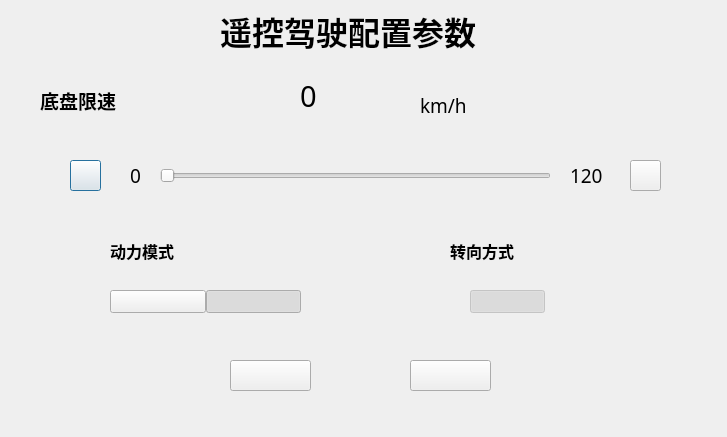
<?xml version="1.0" encoding="UTF-8"?>
<ui version="4.0">
 <class>RemotePop</class>
 <widget class="QDialog" name="RemotePop">
  <property name="geometry">
   <rect>
    <x>0</x>
    <y>0</y>
    <width>727</width>
    <height>437</height>
   </rect>
  </property>
  <property name="font">
   <font>
    <family>微软雅黑</family>
   </font>
  </property>
  <property name="windowTitle">
   <string>Dialog</string>
  </property>
  <widget class="QLabel" name="label">
   <property name="geometry">
    <rect>
     <x>220</x>
     <y>10</y>
     <width>281</width>
     <height>41</height>
    </rect>
   </property>
   <property name="font">
    <font>
     <family>Aharoni</family>
     <pointsize>24</pointsize>
     <weight>75</weight>
     <bold>true</bold>
    </font>
   </property>
   <property name="text">
    <string>遥控驾驶配置参数</string>
   </property>
  </widget>
  <widget class="QLabel" name="label_2">
   <property name="geometry">
    <rect>
     <x>40</x>
     <y>80</y>
     <width>81</width>
     <height>41</height>
    </rect>
   </property>
   <property name="font">
    <font>
     <family>Aharoni</family>
     <pointsize>14</pointsize>
     <weight>75</weight>
     <bold>true</bold>
    </font>
   </property>
   <property name="text">
    <string>底盘限速</string>
   </property>
  </widget>
  <widget class="QLabel" name="SpeedValueLabel">
   <property name="geometry">
    <rect>
     <x>300</x>
     <y>80</y>
     <width>61</width>
     <height>31</height>
    </rect>
   </property>
   <property name="font">
    <font>
     <family>微软雅黑</family>
     <pointsize>22</pointsize>
     <weight>50</weight>
     <bold>false</bold>
    </font>
   </property>
   <property name="text">
    <string>0</string>
   </property>
  </widget>
  <widget class="QLabel" name="label_4">
   <property name="geometry">
    <rect>
     <x>420</x>
     <y>90</y>
     <width>51</width>
     <height>31</height>
    </rect>
   </property>
   <property name="font">
    <font>
     <family>微软雅黑</family>
     <pointsize>14</pointsize>
     <weight>50</weight>
     <bold>false</bold>
    </font>
   </property>
   <property name="text">
    <string>km/h</string>
   </property>
  </widget>
  <widget class="QSlider" name="SpeedValueSlider">
   <property name="geometry">
    <rect>
     <x>160</x>
     <y>160</y>
     <width>391</width>
     <height>31</height>
    </rect>
   </property>
   <property name="orientation">
    <enum>Qt::Horizontal</enum>
   </property>
  </widget>
  <widget class="QLabel" name="label_5">
   <property name="geometry">
    <rect>
     <x>130</x>
     <y>160</y>
     <width>16</width>
     <height>31</height>
    </rect>
   </property>
   <property name="font">
    <font>
     <family>微软雅黑</family>
     <pointsize>14</pointsize>
    </font>
   </property>
   <property name="text">
    <string>0</string>
   </property>
  </widget>
  <widget class="QLabel" name="label_6">
   <property name="geometry">
    <rect>
     <x>570</x>
     <y>160</y>
     <width>41</width>
     <height>31</height>
    </rect>
   </property>
   <property name="font">
    <font>
     <family>微软雅黑</family>
     <pointsize>14</pointsize>
    </font>
   </property>
   <property name="text">
    <string>120</string>
   </property>
  </widget>
  <widget class="QPushButton" name="SpeedSubBtn">
   <property name="geometry">
    <rect>
     <x>70</x>
     <y>160</y>
     <width>31</width>
     <height>31</height>
    </rect>
   </property>
   <property name="text">
    <string/>
   </property>
  </widget>
  <widget class="QPushButton" name="SpeedAddBtn">
   <property name="geometry">
    <rect>
     <x>630</x>
     <y>160</y>
     <width>31</width>
     <height>31</height>
    </rect>
   </property>
   <property name="text">
    <string/>
   </property>
  </widget>
  <widget class="QLabel" name="label_7">
   <property name="geometry">
    <rect>
     <x>110</x>
     <y>230</y>
     <width>81</width>
     <height>41</height>
    </rect>
   </property>
   <property name="font">
    <font>
     <family>Aharoni</family>
     <pointsize>12</pointsize>
     <weight>75</weight>
     <bold>true</bold>
    </font>
   </property>
   <property name="text">
    <string>动力模式</string>
   </property>
  </widget>
  <widget class="QLabel" name="label_8">
   <property name="geometry">
    <rect>
     <x>450</x>
     <y>230</y>
     <width>81</width>
     <height>41</height>
    </rect>
   </property>
   <property name="font">
    <font>
     <family>Aharoni</family>
     <pointsize>12</pointsize>
     <weight>75</weight>
     <bold>true</bold>
    </font>
   </property>
   <property name="text">
    <string>转向方式</string>
   </property>
  </widget>
  <widget class="QPushButton" name="SheerBtn">
   <property name="enabled">
    <bool>false</bool>
   </property>
   <property name="geometry">
    <rect>
     <x>470</x>
     <y>290</y>
     <width>75</width>
     <height>23</height>
    </rect>
   </property>
   <property name="text">
    <string/>
   </property>
   <property name="checkable">
    <bool>true</bool>
   </property>
   <property name="checked">
    <bool>true</bool>
   </property>
  </widget>
  <widget class="QWidget" name="DynamicWidget" native="true">
   <property name="geometry">
    <rect>
     <x>110</x>
     <y>290</y>
     <width>191</width>
     <height>23</height>
    </rect>
   </property>
   <layout class="QHBoxLayout" name="horizontalLayout">
    <property name="spacing">
     <number>0</number>
    </property>
    <property name="sizeConstraint">
     <enum>QLayout::SetDefaultConstraint</enum>
    </property>
    <property name="leftMargin">
     <number>0</number>
    </property>
    <property name="topMargin">
     <number>0</number>
    </property>
    <property name="rightMargin">
     <number>0</number>
    </property>
    <property name="bottomMargin">
     <number>0</number>
    </property>
    <item>
     <widget class="QPushButton" name="MixtureBtn">
      <property name="text">
       <string/>
      </property>
      <property name="checkable">
       <bool>true</bool>
      </property>
      <property name="autoExclusive">
       <bool>true</bool>
      </property>
     </widget>
    </item>
    <item>
     <widget class="QPushButton" name="PureBtn">
      <property name="text">
       <string/>
      </property>
      <property name="checkable">
       <bool>true</bool>
      </property>
      <property name="checked">
       <bool>true</bool>
      </property>
      <property name="autoExclusive">
       <bool>true</bool>
      </property>
     </widget>
    </item>
   </layout>
  </widget>
  <widget class="QPushButton" name="OKBtn">
   <property name="geometry">
    <rect>
     <x>230</x>
     <y>360</y>
     <width>81</width>
     <height>31</height>
    </rect>
   </property>
   <property name="text">
    <string/>
   </property>
   <property name="checkable">
    <bool>false</bool>
   </property>
   <property name="checked">
    <bool>false</bool>
   </property>
  </widget>
  <widget class="QPushButton" name="CancelBtn">
   <property name="geometry">
    <rect>
     <x>410</x>
     <y>360</y>
     <width>81</width>
     <height>31</height>
    </rect>
   </property>
   <property name="text">
    <string/>
   </property>
  </widget>
 </widget>
 <resources/>
 <connections/>
</ui>
